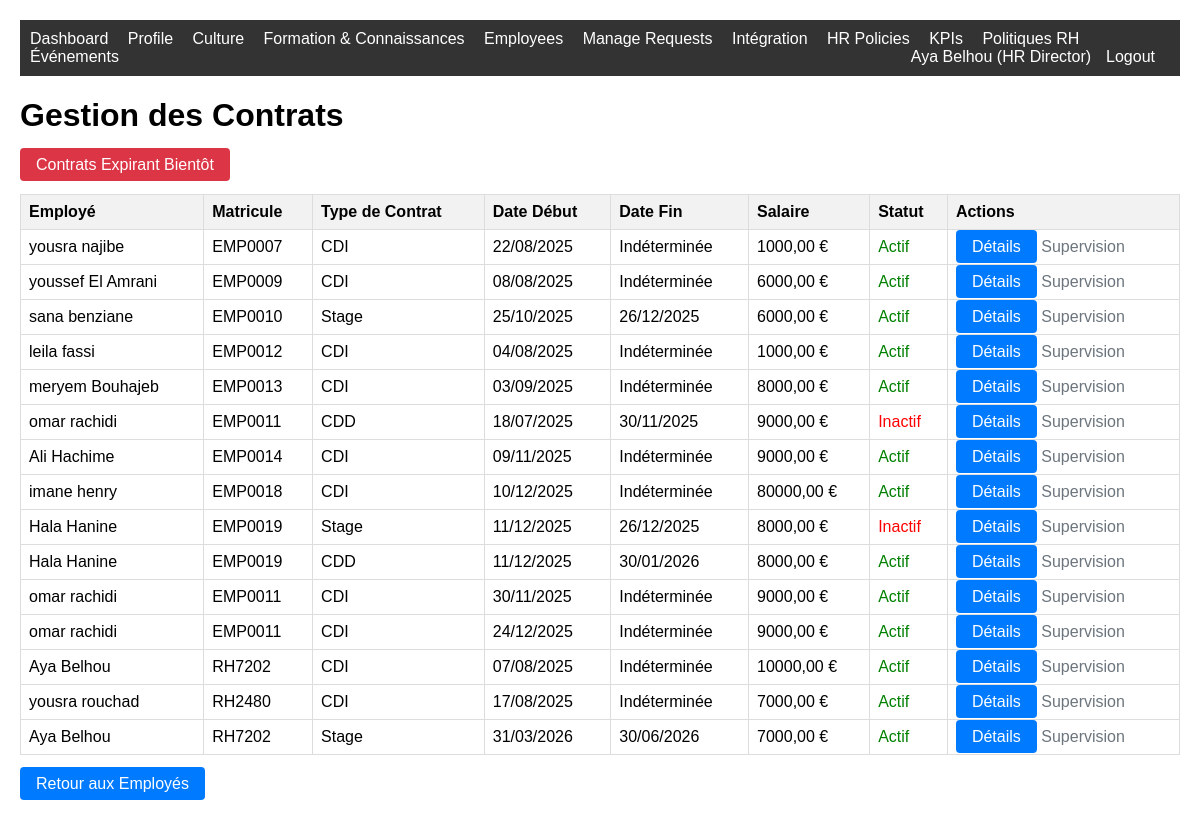
Page /employees/contracts/ (signed in) on the earlier database version.
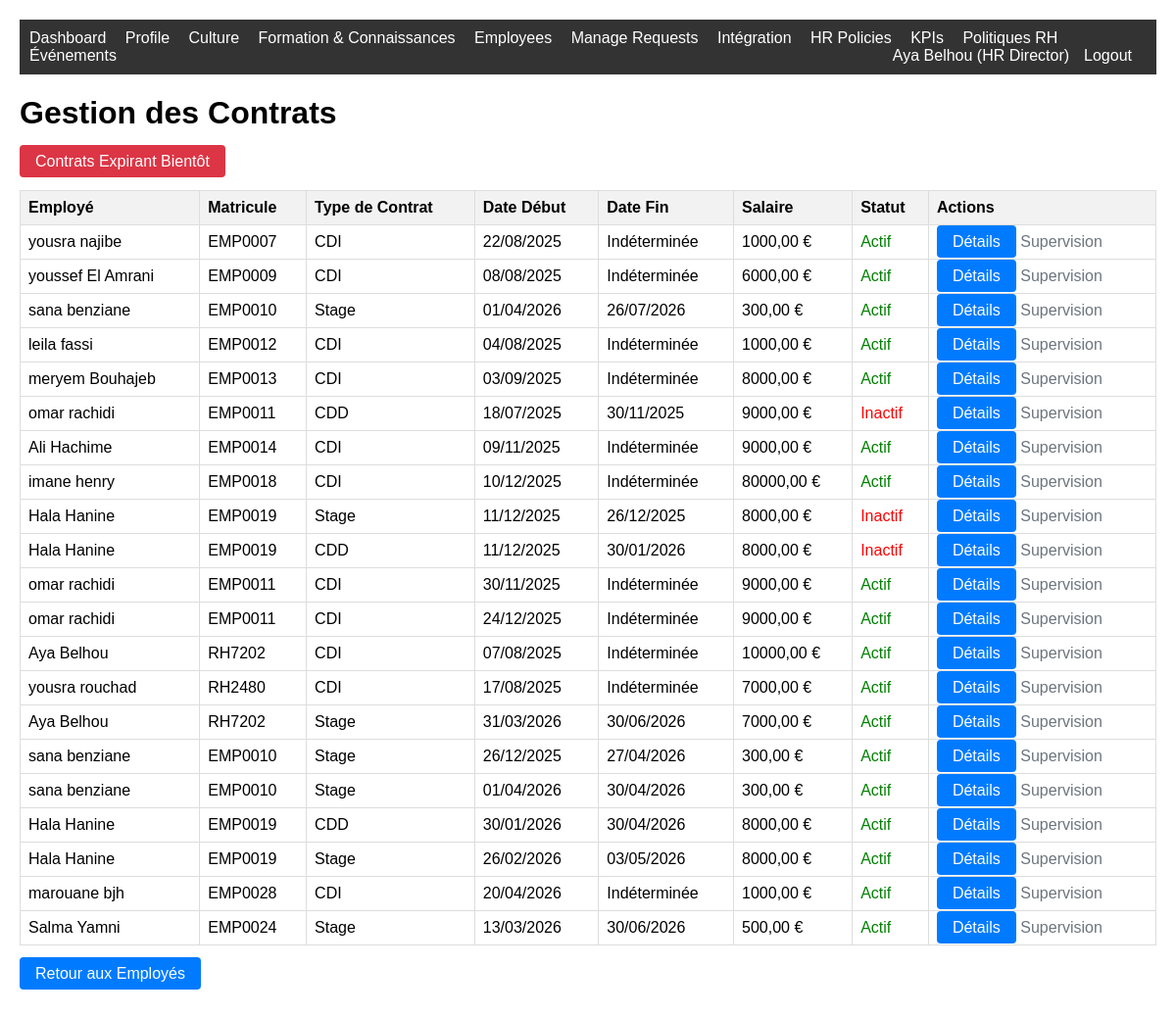
Same page on the later database version.
### core/models.py (models this page shows, shortened)
class User(AbstractUser):
    ROLE_CHOICES = [
        ('employee', 'Employee'),
        ('hr_manager', 'Responsable RH'),
        ('hr_director', 'HR Director'),
        ('administrator', 'Administrator'),
    ]
    phone = models.CharField(max_length=20, blank=True, null=True)
    role = models.CharField(max_length=20, choices=ROLE_CHOICES, default='employee')

### employees/models.py (models this page shows, shortened)
class Contract(models.Model):
    CONTRACT_TYPE = [
        ('CDI','CDI'),
        ('CDD','CDD'),
        ('Stage','Stage'),
    ]
    employee = models.ForeignKey(Employee, on_delete=models.CASCADE, related_name='contracts')
    type = models.CharField(max_length=20, choices=CONTRACT_TYPE)
    date_debut = models.DateField()
    date_fin = models.DateField(null=True, blank=True)
    salaire = models.DecimalField(max_digits=10, decimal_places=2, null=True, blank=True)
    active = models.BooleanField(default=True)

class Employee(models.Model):
    user = models.OneToOneField(settings.AUTH_USER_MODEL, on_delete=models.CASCADE, related_name='employee_profile')
    matricule = models.CharField(max_length=30, unique=True)
    poste = models.CharField(max_length=100, blank=True)
    service = models.CharField(max_length=100, blank=True)
    department = models.ForeignKey(Department, on_delete=models.SET_NULL, null=True, blank=True, related_name='employees')
    date_embauche = models.DateField(null=True, blank=True)
    statut = models.CharField(max_length=50, default='actif')
    photo = models.ImageField(upload_to='employees/photos/', blank=True, null=True)
    onboarding_status = models.CharField(max_length=20, choices=[
        ('not_started', 'Non commencé'),
        ('in_progress', 'En cours'),
        ('completed', 'Terminé')
    ], default='not_started')
    assigned_manager = models.ForeignKey('self', on_delete=models.SET_NULL, null=True, blank=True, related_name='managed_employees')

### employees/views.py (the view)
# urls.py: path('contracts/', views.manage_contracts, name='manage_contracts'),
@user_passes_test(is_hr_manager_or_director)
def manage_contracts(request):
    contracts = Contract.objects.all()
    return render(request, 'employees/contracts.html', {'contracts': contracts})

### employees/views.py (called while the page is built)
def is_hr_manager_or_director(user):
    return user.role in ['hr_manager', 'hr_director']

### templates/employees/contracts.html (shortened to what this page needs)
{% extends 'base.html' %}
{% block content %}
<h1>Gestion des Contrats</h1>
<div style="margin: 20px 0;">
    <a href="{% url 'expiring_contracts' %}" class="btn btn-danger">Contrats Expirant Bientôt</a>
</div>
<table>
    <thead>
        <tr>
            <th>Employé</th>
            <th>Matricule</th>
            <th>Type de Contrat</th>
            <th>Date Début</th>
            <th>Date Fin</th>
            <th>Salaire</th>
            <th>Statut</th>
            <th>Actions</th>
        </tr>
    </thead>
    <tbody>
        {% for contract in contracts %}
        <tr>
            <td>{{ contract.employee.user.get_full_name }}</td>
            <td>{{ contract.employee.matricule }}</td>
            <td>{{ contract.get_type_display }}</td>
            <td>{{ contract.date_debut|date:"d/m/Y" }}</td>
            <td>
                {% if contract.date_fin %}
                    {{ contract.date_fin|date:"d/m/Y" }}
                {% else %}
                    Indéterminée
                {% endif %}
            </td>
            <td>
                {% if contract.salaire %}
                    {{ contract.salaire }} €
                {% else %}
                    Non renseigné
                {% endif %}
            </td>
            <td>
                {% if contract.active %}
                    <span style="color: green;">Actif</span>
                {% else %}
                    <span style="color: red;">Inactif</span>
                {% endif %}
            </td>
            <td>
                <a href="{% url 'contract_detail' contract.id %}" class="btn">Détails</a>
                {% if user.role == 'hr_manager' %}
                    <a href="{% url 'edit_contract' contract.id %}" class="btn">Modifier</a>
                    {% if contract.can_be_renewed %}
                        <a href="{% url 'renew_contract' contract.id %}" class="btn btn-success">Renouveler</a>
                    {% endif %}
                {% elif user.role == 'hr_director' %}
                    <span style="color: #6c757d;">Supervision</span>
                {% endif %}
            </td>
        </tr>
        {% empty %}
        <tr><td colspan="8">Aucun contrat trouvé</td></tr>
        {% endfor %}
    </tbody>
</table>
<div style="margin: 20px 0;">
    <a href="{% url 'employee_list' %}" class="btn">Retour aux Employés</a>
</div>
{% endblock %}

### templates/base.html (shortened to what this page needs)
<!DOCTYPE html>
<html lang="fr">
<head>
</head>
<body>
    {% if user.is_authenticated %}
    <nav class="navbar">
        <a href="{% url 'dashboard' %}">Dashboard</a>
        <a href="{% url 'profile' %}">Profile</a>
        <a href="{% url 'culture_dashboard' %}">Culture</a>
        <a href="{% url 'knowledge_management:dashboard' %}">Formation & Connaissances</a>
        {% if user.role == 'employee' %}
            <a href="{% url 'my_requests' %}">My Requests</a>
            <a href="{% url 'employee_onboarding_portal' %}">Mon Intégration</a>
        {% elif user.role in 'hr_manager,hr_director' %}
            <a href="{% url 'employee_list' %}">Employees</a>
            <a href="{% url 'manage_requests' %}">Manage Requests</a>
            <a href="{% url 'onboarding_dashboard' %}">Intégration</a>
        {% endif %}
        {% if user.role == 'hr_director' %}
            <a href="{% url 'hr_policies' %}">HR Policies</a>
            <a href="{% url 'kpi_dashboard' %}">KPIs</a>
        {% endif %}
        <a href="{% url 'hr_policies' %}">Politiques RH</a>
        <a href="{% url 'manage_events' %}">Événements</a>
        <a href="{% url 'logout' %}" style="float: right;">Logout</a>
        <span style="float: right; margin-right: 15px;">{{ user.get_full_name }} ({{ user.get_role_display }})</span>
    </nav>
    {% endif %}
    <div class="container">
        {% block content %}
        {% endblock %}
    </div>
</body>
</html>

### templates/base.html (style rules this page uses)
body { font-family: Arial, sans-serif; margin: 0; padding: 20px; }
.navbar { background: #333; color: white; padding: 10px; margin-bottom: 20px; }
.navbar a { color: white; text-decoration: none; margin-right: 15px; }
.container { max-width: 1200px; margin: 0 auto; }
.btn { padding: 8px 16px; background: #007bff; color: white; text-decoration: none; border-radius: 4px; }
.btn-danger { background: #dc3545; }
table { width: 100%; border-collapse: collapse; margin: 20px 0; }
th, td { border: 1px solid #ddd; padding: 8px; text-align: left; }
th { background: #f2f2f2; }

Differences in the rows shown:
changed Contract (number 3 of 21 on the later page): date_debut "25/10/2025" → "01/04/2026"; date_fin "26/12/2025" → "26/07/2026"; salaire "6000,00" → "300,00"
changed Contract (number 10 of 21 on the later page): active "Actif" → "Inactif"
added Contract: employee.user.get_full_name "sana benziane", employee.matricule "EMP0010", type "Stage", date_debut "26/12/2025", date_fin "27/04/2026", salaire "300,00", active "Actif"
added Contract: employee.user.get_full_name "sana benziane", employee.matricule "EMP0010", type "Stage", date_debut "01/04/2026", date_fin "30/04/2026", salaire "300,00", active "Actif"
added Contract: employee.user.get_full_name "Hala Hanine", employee.matricule "EMP0019", type "CDD", date_debut "30/01/2026", date_fin "30/04/2026", salaire "8000,00", active "Actif"
added Contract: employee.user.get_full_name "Hala Hanine", employee.matricule "EMP0019", type "Stage", date_debut "26/02/2026", date_fin "03/05/2026", salaire "8000,00", active "Actif"
added Contract: employee.user.get_full_name "marouane bjh", employee.matricule "EMP0028", type "CDI", date_debut "20/04/2026", shows "Indéterminée", salaire "1000,00", active "Actif"
added Contract: employee.user.get_full_name "Salma Yamni", employee.matricule "EMP0024", type "Stage", date_debut "13/03/2026", date_fin "30/06/2026", salaire "500,00", active "Actif"
